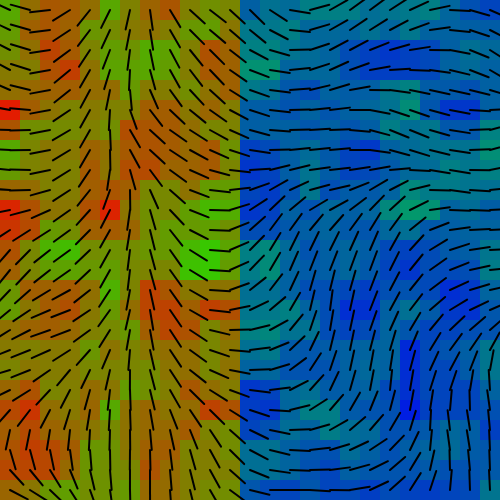
Frame 1 (no input)
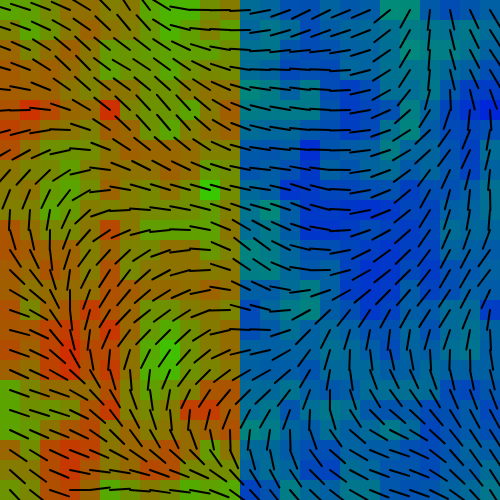
Frame 60 (no input)
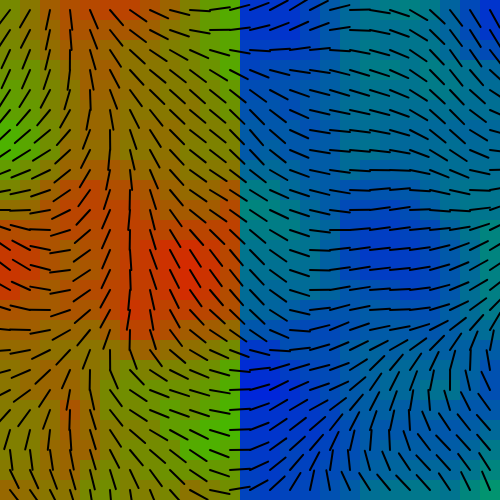
Frame 120 (the mouse pressed at the canvas centre since frame 60)

The p5.js sketch that drew these frames (run headless with seeded random() and noise() and a simulated clock; from frame 60 on, the mouse is pressed at the canvas centre):

// p5.js sketch
// ── sketch.js
///////////// My customizations to the game /////////////
/*
1. Features Added
   a. Added custom colors that are interpolated by the lerp function
   b. Added zoom in/out functionality when users move across the y-axis

2. Code enhancements
   a. Used ES6 syntax when possible (let, const)
   b. Code formatted done by prettier
*/
//////////////////////////

/* Global Variables*/
let stepSize = 20;

function setup() {
    createCanvas(500, 500);
}
///////////////////////////////////////////////////////////////////////
function draw() {
    background(125);

    colorGrid();
    compassGrid();
}
///////////////////////////////////////////////////////////////////////
function colorGrid() {
    // red rgb value
    const from = color(255, 0, 0);

    // green rgb value
    const to = color(0, 255, 0);
    let interpolatedColor;

    // custom colors chosen by me
    const customColorOne = color(2, 180, 81);
    const customColorTwo = color(0, 0, 255);

    // remove the rectangle borders
    noStroke();
    for (let x = 0; x < width; x += stepSize) {
        for (let y = 0; y < height; y += stepSize) {
            // changes in mouseX determine how fast the color shifts occur (smaller values = faster speeds)
            let speed = map(mouseX, 0, width, 20, 200);

            // changes in mouseY determine how much to zoom into and out the grid (smaller values = more zoom out)
            let mouseYChangeInterval = map(mouseY, 0, height, 50, 200);

            /* generate 3D noise based on the change intervals in mouseX and mouseY
             with frameCount used as the third param */
            let generated3DNoise = noise(
                x / mouseYChangeInterval,
                y / mouseYChangeInterval,
                frameCount / speed
            );

            /* set the colors to the left half side of the grid to be a randomly interpolated color from mixing
          green and red colors. */
            if (x <= 230) {
                interpolatedColor = lerpColor(from, to, generated3DNoise);
                /* set the colors to the right half side of the grid to be a randomly interpolated color from mixing
          the custom colors designated above. */
            } else if (x > 230) {
                interpolatedColor = lerpColor(customColorOne, customColorTwo, generated3DNoise);
            }
            // fill the rectangles with the values of the interpolated colors
            fill(interpolatedColor);
            // draw the grid rectangles
            rect(x, y, stepSize, stepSize);
        }
    }
}
///////////////////////////////////////////////////////////////////////
function compassGrid() {
    // set the color of each compass line to black
    stroke(0);
    // convert to degrees mode because radians yield compass lines that move too fast
    angleMode(DEGREES);
    // set the thickness of each compass line to 2
    strokeWeight(2);
    for (let x = 0; x < width; x += stepSize) {
        for (let y = 0; y < height; y += stepSize) {
            // BEGIN UPDATES //
            push();
            // translate to the center of each grid
            translate(x + stepSize / 2, y + stepSize / 2);
            // changes in mouseX determine how fast the color shifts occur (smaller values = faster speeds)
            let mouseXChangeInterval = map(mouseX, 0, width, 20, 500);
            let n = noise(x / 500, y / 500, frameCount / mouseXChangeInterval);
            // mapping the noise value to get an angle between 0 and 720
            let angle = map(n, 0, 1, 0, 720);
            // rotate by the mapped 3D generated noise value
            rotate(angle);
            // draw the compass lines
            line(0, 0, 0, stepSize);
            pop();
            // END UPDATES //
        }
    }
}
